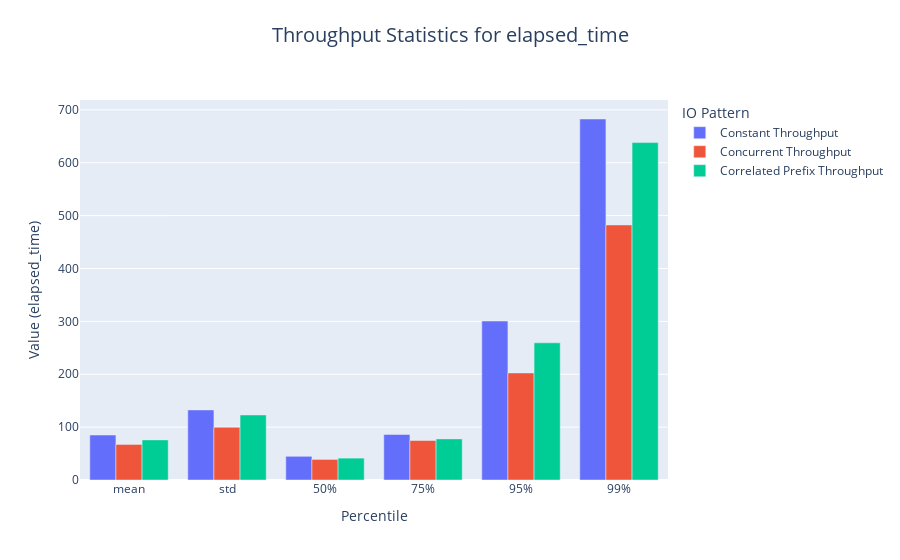

Notebook cell for this chart:
### Code cell
def show_aggregate_stats(df):
    return df.describe([.50, .75, .95, .99])


constant_throughput = pd.read_csv("./results/read-query-constant-throughput.csv")
constant_throughput = constant_throughput[["elapsed_time"]]

concurrent_throughput = pd.read_csv("./results/read-query-concurrent-throughput.csv")
concurrent_throughput = concurrent_throughput[["elapsed_time"]]

correlated_prefix_throughput = pd.read_csv("./results/read-query-correlated-prefix-throughput.csv")
correlated_prefix_throughput = correlated_prefix_throughput[["elapsed_time"]]

constant_throughput_stats = show_aggregate_stats(constant_throughput)
concurrent_throughput_stats = show_aggregate_stats(concurrent_throughput)
correlated_prefix_throughput_stats = show_aggregate_stats(correlated_prefix_throughput)


# plot bar chart for the stats
constant_throughput_stats = constant_throughput_stats.transpose()
constant_throughput_stats["type"] = "Constant Throughput"
concurrent_throughput_stats = concurrent_throughput_stats.transpose()
concurrent_throughput_stats["type"] = "Concurrent Throughput"
correlated_prefix_throughput_stats = correlated_prefix_throughput_stats.transpose()
correlated_prefix_throughput_stats["type"] = "Correlated Prefix Throughput"
stats = pd.concat([constant_throughput_stats, concurrent_throughput_stats, correlated_prefix_throughput_stats])
stats = stats.reset_index()
stats = stats.rename(columns={"index": "statistic"})
stats = stats[["statistic", "mean", "std", "50%", "75%", "95%", "99%", "type"]]
stats = stats.melt(id_vars=["statistic", "type"], var_name="percentile", value_name="value")
# Create individual plots for each statistic
unique_statistics = stats["statistic"].unique()
for statistic in unique_statistics:
    filtered_stats = stats[stats["statistic"] == statistic]
    fig = px.bar(
        filtered_stats,
        x="percentile",
        y="value",
        color="type",
        barmode="group",
        title=f"Throughput Statistics for {statistic}",
    )
    fig.update_layout(
        xaxis_title="Percentile",
        yaxis_title=f"Value ({statistic})",
        title_x=0.5,
        title_y=0.95,
        title_font=dict(size=20),
        legend_title_text="IO Pattern",
    )
    fig.show()

fig.write_image("./results/plots/read-query-throughput-statistics.png", width=1920, height=1080)

### Figure 1 — Plotly figure (JSON) as saved in the notebook; plotly's stock layout.template omitted (floating-point values rounded to 4 significant figures)
{"data": [{"alignmentgroup": "True", "hovertemplate": "type=Constant Throughput<br>percentile=%{x}<br>value=%{y}<extra></extra>", "legendgroup": "Constant Throughput", "marker": {"color": "#636efa", "pattern": {"shape": ""}}, "name": "Constant Throughput", "offsetgroup": "Constant Throughput", "orientation": "v", "showlegend": true, "textposition": "auto", "type": "bar", "x": ["mean", "std", "50%", "75%", "95%", "99%"], "xaxis": "x", "y": [85.04, 132.5, 44.82, 86.06, 300.6, 682.7], "yaxis": "y"}, {"alignmentgroup": "True", "hovertemplate": "type=Concurrent Throughput<br>percentile=%{x}<br>value=%{y}<extra></extra>", "legendgroup": "Concurrent Throughput", "marker": {"color": "#EF553B", "pattern": {"shape": ""}}, "name": "Concurrent Throughput", "offsetgroup": "Concurrent Throughput", "orientation": "v", "showlegend": true, "textposition": "auto", "type": "bar", "x": ["mean", "std", "50%", "75%", "95%", "99%"], "xaxis": "x", "y": [67.25, 99.77, 38.9, 74.68, 202.5, 482.3], "yaxis": "y"}, {"alignmentgroup": "True", "hovertemplate": "type=Correlated Prefix Throughput<br>percentile=%{x}<br>value=%{y}<extra></extra>", "legendgroup": "Correlated Prefix Throughput", "marker": {"color": "#00cc96", "pattern": {"shape": ""}}, "name": "Correlated Prefix Throughput", "offsetgroup": "Correlated Prefix Throughput", "orientation": "v", "showlegend": true, "textposition": "auto", "type": "bar", "x": ["mean", "std", "50%", "75%", "95%", "99%"], "xaxis": "x", "y": [75.87, 123.0, 41.4, 77.75, 259.5, 638.1], "yaxis": "y"}], "layout": {"barmode": "group", "legend": {"title": {"text": "IO Pattern"}, "tracegroupgap": 0}, "title": {"font": {"size": 20}, "text": "Throughput Statistics for elapsed_time", "x": 0.5, "y": 0.95}, "xaxis": {"anchor": "y", "domain": [0, 1], "title": {"text": "Percentile"}}, "yaxis": {"anchor": "x", "domain": [0, 1], "title": {"text": "Value (elapsed_time)"}}}}
